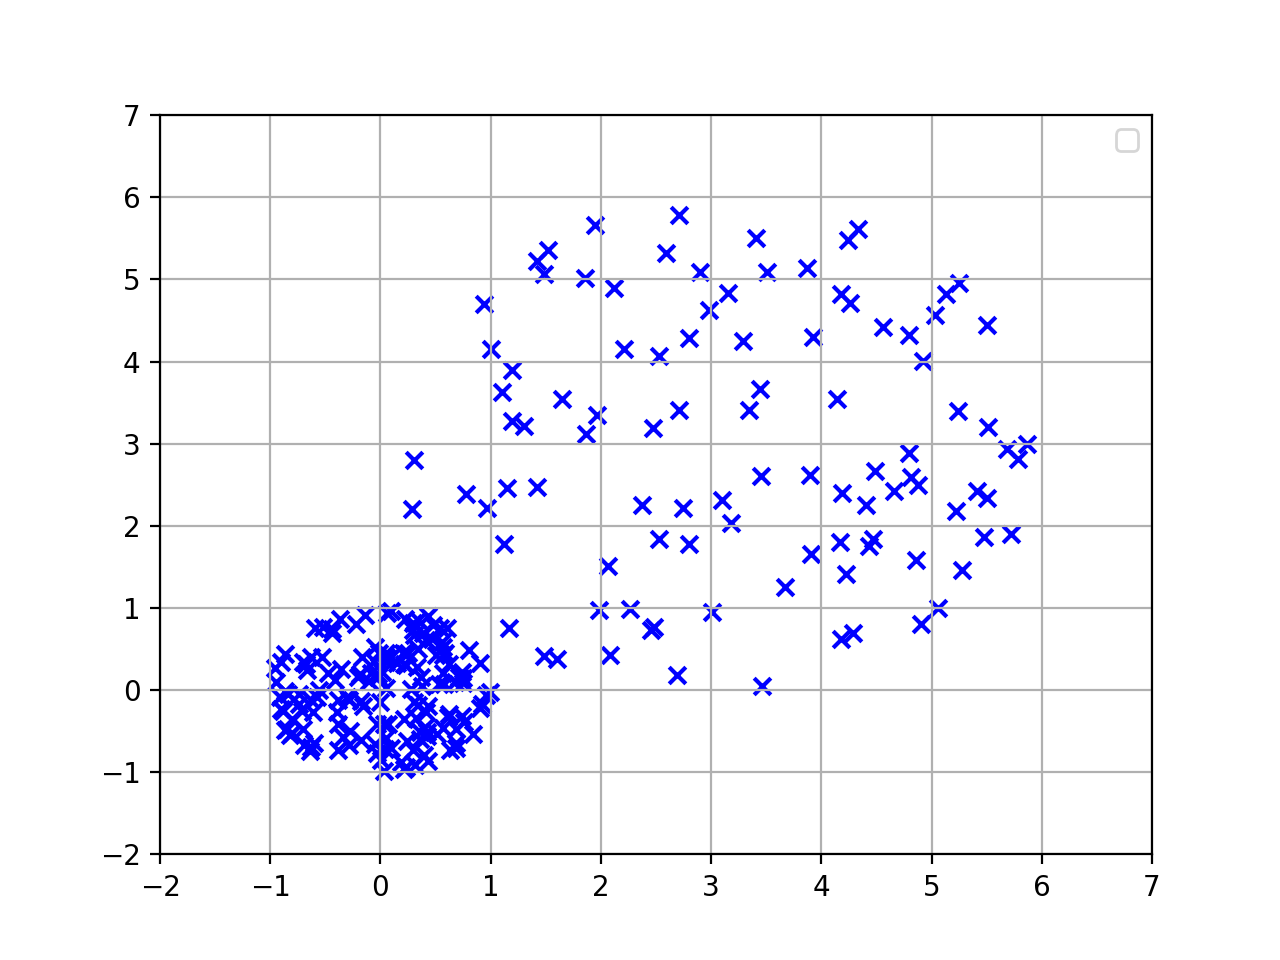

Generate this figure with Python:
import numpy as np
import matplotlib.pyplot as plt

samples_num1 = 155
samples_num2 = 100

theta1 = np.linspace(0, np.pi*2, samples_num1)
R1 = 1
x1 = np.sin(theta1)*R1
y1 = np.cos(theta1)*R1

i_set = np.arange(0, samples_num1, 1)
for i in  i_set:
    theta1 = np.random.random()*2*np.pi
    r1 = np.random.uniform(0, R1)
    x1 = np.sin(theta1)* (r1 ** 0.5)
    y1 = np.cos(theta1)* (r1 ** 0.5)
    plt.scatter(x1, y1, color='b', marker='x')
    print(x1)
    print(y1)

print("----")
theta2 = np.linspace(0, np.pi * 2, samples_num2)
R2 = 9
x2 = np.sin(theta2)*R2
y2 = np.cos(theta2)*R2

j_set = np.arange(0, samples_num2, 1)
for j in j_set:
    theta2 = np.random.random()*2* np.pi
    r2 = np.random.uniform(0, R2)
    x2 = np.sin(theta2)* (r2**0.5)+3
    y2 = np.cos(theta2)* (r2**0.5)+3
    plt.scatter(x2, y2, color='b',marker='x')
    print(x2)
    print(y2)






plt.xlim(-2, 7)
plt.ylim(-2, 7)
plt.grid(True)
plt.legend()

#save
plt.savefig("data3.png", format = 'png', dpi=200)
#np.savetxt('data3.csv', (x, y), delimiter=',')


plt.show()
